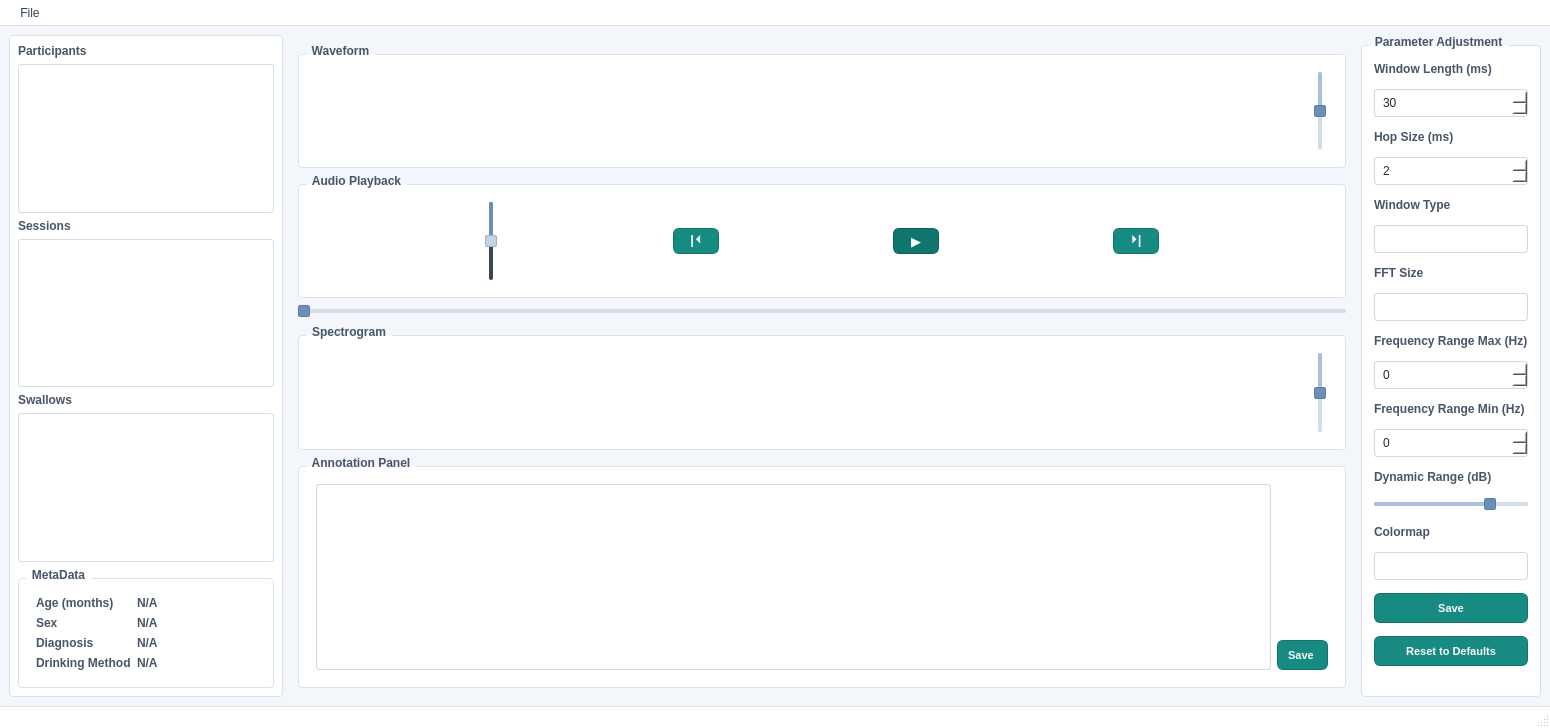
<?xml version="1.0" encoding="UTF-8"?>
<ui version="4.0">
 <class>MainWindow</class>
 <widget class="QMainWindow" name="MainWindow">
  <property name="geometry">
   <rect>
    <x>0</x>
    <y>0</y>
    <width>1550</width>
    <height>728</height>
   </rect>
  </property>
  <property name="windowTitle">
   <string>MainWindow</string>
  </property>
  <property name="styleSheet">
   <string notr="true">/* =========================
   Clinical Theme - Unified Buttons
   ========================= */

QMainWindow {
    background-color: #f3f6fa;
    color: #1f2937;
    font-family: &quot;Segoe UI&quot;;
    font-size: 11px;
}

QWidget#centralwidget {
    background-color: #f3f6fa;
}

/* Menu + status */
QMenuBar {
    background-color: #ffffff;
    color: #334155;
    border-bottom: 1px solid #dbe1e8;
    padding: 1px 6px;
}
QMenuBar::item {
    padding: 5px 8px;
    border-radius: 3px;
}
QMenuBar::item:selected {
    background-color: #eef2f7;
}
QMenu {
    background-color: #ffffff;
    color: #334155;
    border: 1px solid #dbe1e8;
}
QMenu::item {
    padding: 6px 14px;
}
QMenu::item:selected {
    background-color: #eef2f7;
}
QStatusBar {
    background-color: #ffffff;
    color: #64748b;
    border-top: 1px solid #dbe1e8;
}

/* Containers */
QWidget#sideBar,
QGroupBox {
    background-color: #ffffff;
    border: 1px solid #dbe1e8;
    border-radius: 4px;
}
QGroupBox {
    margin-top: 10px;
    padding: 8px;
    color: #334155;
    font-weight: 600;
}
QGroupBox::title {
    subcontrol-origin: margin;
    left: 8px;
    padding: 0 4px;
    color: #475569;
}


/* Labels */
QLabel {
    color: #475569;
    font-weight: 600;
}

/* Lists */
QListWidget {
    background-color: #ffffff;
    border: 1px solid #d6dde6;
    border-radius: 3px;
    padding: 2px;
    outline: none;
}
QListWidget::item {
    padding: 5px 6px;
    border-radius: 2px;
    color: #1f2937;
}
QListWidget::item:hover {
    background-color: #f2f5f9;
}
QListWidget::item:selected {
    background-color: #dbe7f7;
    color: #0f172a;
}

/* Inputs */
QTextEdit,
QLineEdit,
QSpinBox,
QDoubleSpinBox,
QComboBox {
    background-color: #ffffff;
    color: #1f2937;
    border: 1px solid #cfd8e3;
    border-radius: 3px;
}
QTextEdit {
    padding: 5px;
}
QLineEdit,
QSpinBox,
QDoubleSpinBox,
QComboBox {
    min-height: 22px;
    padding: 2px 6px;
}
QLineEdit:focus,
QSpinBox:focus,
QDoubleSpinBox:focus,
QComboBox:focus,
QTextEdit:focus {
    border: 1px solid #5b8cc9;
}
QComboBox::drop-down {
    width: 18px;
    border: none;
}

/* ALL buttons unified to play style (slightly lighter) */
QPushButton {
    background-color: #178a82;
    color: #f8fafc;
    border: 1px solid #14736d;
    border-radius: 6px;
    padding: 3px 10px;
    min-height: 22px;
    font-size: 11px;
    font-weight: 600;
}
QPushButton:hover {
    background-color: #1aa097;
    border-color: #168982;
}
QPushButton:pressed {
    background-color: #136e68;
    border-color: #105a55;
}
QPushButton:disabled {
    background-color: #8aa8a5;
    color: #e5e7eb;
    border-color: #7c9a97;
}

/* Keep transport compact but same style */
QPushButton#jumpstartButton,
QPushButton#jumpBehindButton,
QPushButton#playButton,
QPushButton#jumpAheadButton,
QPushButton#jumpEndButton {
    min-width: 38px;
    max-width: 44px;
    min-height: 24px;
    max-height: 24px;
    padding: 0px;
    font-size: 13px;
    font-weight: 600;
}

/* Optional: play a touch darker than others */
QPushButton#playButton {
    background-color: #0f766e;
    border-color: #0d5f59;
}
QPushButton#playButton:hover {
    background-color: #11867d;
}
QPushButton#playButton:pressed {
    background-color: #0c615b;
}

/* Sliders */
QSlider::groove:horizontal {
    height: 4px;
    background: #d3dce7;
    border-radius: 2px;
}
QSlider::handle:horizontal {
    width: 10px;
    margin: -4px 0;
    background: #6b8fb6;
    border: 1px solid #587da6;
    border-radius: 2px;
}
QSlider::sub-page:horizontal {
    background: #aac0d9;
    border-radius: 2px;
}

QSlider::groove:vertical {
    width: 4px;
    background: #d3dce7;
    border-radius: 2px;
}
QSlider::handle:vertical {
    height: 10px;
    margin: 0 -4px;
    background: #6b8fb6;
    border: 1px solid #587da6;
    border-radius: 2px;
}
QSlider::sub-page:vertical {
    background: #aac0d9;
    border-radius: 2px;
}

/* Audio slider contrast on dark box */
QGroupBox#audioBox QSlider::groove:horizontal,
QGroupBox#audioBox QSlider::groove:vertical {
    background: #3a4658;
}
QGroupBox#audioBox QSlider::sub-page:horizontal,
QGroupBox#audioBox QSlider::sub-page:vertical {
    background: #6b8fb6;
}
QGroupBox#audioBox QSlider::handle:horizontal,
QGroupBox#audioBox QSlider::handle:vertical {
    background: #c7d3e2;
    border: 1px solid #9eb2c9;
}</string>
  </property>
  <widget class="QWidget" name="centralwidget">
   <layout class="QHBoxLayout" name="horizontalLayout" stretch="0,1,0">
    <item>
     <widget class="QWidget" name="sideBar" native="true">
      <property name="minimumSize">
       <size>
        <width>260</width>
        <height>0</height>
       </size>
      </property>
      <layout class="QVBoxLayout" name="verticalLayout">
       <item>
        <widget class="QLabel" name="participantsLabel">
         <property name="text">
          <string>Participants</string>
         </property>
        </widget>
       </item>
       <item>
        <widget class="QListWidget" name="participantsSection"/>
       </item>
       <item>
        <widget class="QLabel" name="sessionsLabel">
         <property name="text">
          <string>Sessions</string>
         </property>
        </widget>
       </item>
       <item>
        <widget class="QListWidget" name="sessionSection"/>
       </item>
       <item>
        <widget class="QLabel" name="swallowLabel">
         <property name="text">
          <string>Swallows</string>
         </property>
        </widget>
       </item>
       <item>
        <widget class="QListWidget" name="swallowSection"/>
       </item>
       <item>
        <widget class="QGroupBox" name="groupBox">
         <property name="title">
          <string>MetaData</string>
         </property>
         <layout class="QFormLayout" name="formLayout_2">
          <item row="0" column="0">
           <widget class="QLabel" name="ageLabel">
            <property name="text">
             <string>Age (months)</string>
            </property>
           </widget>
          </item>
          <item row="0" column="1">
           <widget class="QLabel" name="ageValueLabel">
            <property name="text">
             <string>N/A</string>
            </property>
           </widget>
          </item>
          <item row="1" column="0">
           <widget class="QLabel" name="sexLabel">
            <property name="text">
             <string>Sex</string>
            </property>
           </widget>
          </item>
          <item row="1" column="1">
           <widget class="QLabel" name="sexValueLabel">
            <property name="text">
             <string>N/A</string>
            </property>
           </widget>
          </item>
          <item row="2" column="0">
           <widget class="QLabel" name="diagnosisLabel">
            <property name="text">
             <string>Diagnosis</string>
            </property>
           </widget>
          </item>
          <item row="2" column="1">
           <widget class="QLabel" name="dxValueLabel">
            <property name="text">
             <string>N/A</string>
            </property>
           </widget>
          </item>
          <item row="3" column="0">
           <widget class="QLabel" name="drinkingLabel">
            <property name="text">
             <string>Drinking Method</string>
            </property>
           </widget>
          </item>
          <item row="3" column="1">
           <widget class="QLabel" name="methodValueLabel">
            <property name="text">
             <string>N/A</string>
            </property>
           </widget>
          </item>
         </layout>
        </widget>
       </item>
      </layout>
     </widget>
    </item>
    <item>
     <widget class="QWidget" name="midFrame" native="true">
      <layout class="QVBoxLayout" name="verticalLayout_2" stretch="0,0,0,0,0">
       <item>
        <widget class="QGroupBox" name="waveFormBox">
         <property name="title">
          <string>Waveform</string>
         </property>
         <layout class="QHBoxLayout" name="horizontalLayout_3">
          <item>
           <widget class="QLabel" name="waveformLabel">
            <property name="sizePolicy">
             <sizepolicy hsizetype="Expanding" vsizetype="Expanding">
              <horstretch>0</horstretch>
              <verstretch>0</verstretch>
             </sizepolicy>
            </property>
            <property name="text">
             <string/>
            </property>
           </widget>
          </item>
          <item>
           <widget class="QSlider" name="waveformZoomSlider">
            <property name="minimum">
             <number>1</number>
            </property>
            <property name="maximum">
             <number>100</number>
            </property>
            <property name="sliderPosition">
             <number>50</number>
            </property>
            <property name="orientation">
             <enum>Qt::Vertical</enum>
            </property>
           </widget>
          </item>
         </layout>
        </widget>
       </item>
       <item>
        <widget class="QGroupBox" name="audioBox">
         <property name="contextMenuPolicy">
          <enum>Qt::DefaultContextMenu</enum>
         </property>
         <property name="title">
          <string>Audio Playback</string>
         </property>
         <layout class="QHBoxLayout" name="horizontalLayout_4">
          <item>
           <widget class="QSlider" name="volumeSlider">
            <property name="sliderPosition">
             <number>50</number>
            </property>
            <property name="orientation">
             <enum>Qt::Vertical</enum>
            </property>
           </widget>
          </item>
          <item>
           <widget class="QPushButton" name="jumpstartButton">
            <property name="text">
             <string>|⏴</string>
            </property>
           </widget>
          </item>
          <item>
           <widget class="QPushButton" name="playButton">
            <property name="text">
             <string>▶</string>
            </property>
           </widget>
          </item>
          <item>
           <widget class="QPushButton" name="jumpEndButton">
            <property name="text">
             <string>⏵|</string>
            </property>
           </widget>
          </item>
         </layout>
        </widget>
       </item>
       <item>
        <widget class="QSlider" name="timeLineScrollBar">
         <property name="maximum">
          <number>1000</number>
         </property>
         <property name="pageStep">
          <number>50</number>
         </property>
         <property name="value">
          <number>0</number>
         </property>
         <property name="sliderPosition">
          <number>0</number>
         </property>
         <property name="orientation">
          <enum>Qt::Horizontal</enum>
         </property>
        </widget>
       </item>
       <item>
        <widget class="QGroupBox" name="spectrogramBox">
         <property name="title">
          <string>Spectrogram</string>
         </property>
         <layout class="QHBoxLayout" name="horizontalLayout_2">
          <item>
           <widget class="QLabel" name="spectroGramLabel">
            <property name="sizePolicy">
             <sizepolicy hsizetype="Expanding" vsizetype="Expanding">
              <horstretch>0</horstretch>
              <verstretch>0</verstretch>
             </sizepolicy>
            </property>
            <property name="text">
             <string/>
            </property>
           </widget>
          </item>
          <item>
           <widget class="QSlider" name="spectrogramZoomSlider">
            <property name="minimum">
             <number>1</number>
            </property>
            <property name="maximum">
             <number>100</number>
            </property>
            <property name="sliderPosition">
             <number>50</number>
            </property>
            <property name="orientation">
             <enum>Qt::Vertical</enum>
            </property>
           </widget>
          </item>
         </layout>
        </widget>
       </item>
       <item>
        <widget class="QGroupBox" name="annotationBox">
         <property name="title">
          <string>Annotation Panel</string>
         </property>
         <layout class="QGridLayout" name="gridLayout">
          <item row="1" column="2">
           <widget class="QPushButton" name="saveAnnotationButton">
            <property name="text">
             <string>Save </string>
            </property>
           </widget>
          </item>
          <item row="0" column="1" rowspan="2">
           <widget class="QTextEdit" name="annotationText"/>
          </item>
         </layout>
        </widget>
       </item>
      </layout>
     </widget>
    </item>
    <item>
     <widget class="QGroupBox" name="parameterBox">
      <property name="title">
       <string>Parameter Adjustment</string>
      </property>
      <layout class="QFormLayout" name="formLayout">
       <property name="horizontalSpacing">
        <number>4</number>
       </property>
       <property name="verticalSpacing">
        <number>13</number>
       </property>
       <property name="leftMargin">
        <number>4</number>
       </property>
       <property name="topMargin">
        <number>8</number>
       </property>
       <property name="rightMargin">
        <number>4</number>
       </property>
       <property name="bottomMargin">
        <number>8</number>
       </property>
       <item row="0" column="0">
        <widget class="QLabel" name="windowLengthLabel">
         <property name="text">
          <string>Window Length (ms)</string>
         </property>
        </widget>
       </item>
       <item row="2" column="0">
        <widget class="QLabel" name="hopsizeLabel">
         <property name="text">
          <string>Hop Size (ms)</string>
         </property>
        </widget>
       </item>
       <item row="4" column="0">
        <widget class="QLabel" name="windowTypeLabel">
         <property name="text">
          <string>Window Type</string>
         </property>
        </widget>
       </item>
       <item row="6" column="0">
        <widget class="QLabel" name="fftsizeLabel">
         <property name="text">
          <string>FFT Size</string>
         </property>
        </widget>
       </item>
       <item row="8" column="0">
        <widget class="QLabel" name="frequencyMaxLabel">
         <property name="text">
          <string>Frequency Range Max (Hz)</string>
         </property>
        </widget>
       </item>
       <item row="10" column="0">
        <widget class="QLabel" name="frequencyMinLabel">
         <property name="text">
          <string>Frequency Range Min (Hz)</string>
         </property>
        </widget>
       </item>
       <item row="12" column="0">
        <widget class="QLabel" name="dynamicRangeLabel">
         <property name="text">
          <string>Dynamic Range (dB)</string>
         </property>
        </widget>
       </item>
       <item row="14" column="0">
        <widget class="QLabel" name="colormapLabel">
         <property name="text">
          <string>Colormap</string>
         </property>
        </widget>
       </item>
       <item row="13" column="0" colspan="2">
        <widget class="QSlider" name="drSlider">
         <property name="minimum">
          <number>10</number>
         </property>
         <property name="maximum">
          <number>100</number>
         </property>
         <property name="value">
          <number>80</number>
         </property>
         <property name="orientation">
          <enum>Qt::Horizontal</enum>
         </property>
        </widget>
       </item>
       <item row="16" column="0" colspan="2">
        <widget class="QPushButton" name="saveAnnotationsButton">
         <property name="text">
          <string>Save</string>
         </property>
        </widget>
       </item>
       <item row="1" column="0" colspan="2">
        <widget class="QSpinBox" name="windowLengthBox">
         <property name="sizePolicy">
          <sizepolicy hsizetype="Expanding" vsizetype="Fixed">
           <horstretch>0</horstretch>
           <verstretch>0</verstretch>
          </sizepolicy>
         </property>
         <property name="minimumSize">
          <size>
           <width>90</width>
           <height>28</height>
          </size>
         </property>
         <property name="minimum">
          <number>1</number>
         </property>
         <property name="maximum">
          <number>200</number>
         </property>
         <property name="value">
          <number>30</number>
         </property>
        </widget>
       </item>
       <item row="3" column="0" colspan="2">
        <widget class="QSpinBox" name="hopsizeBox">
         <property name="sizePolicy">
          <sizepolicy hsizetype="Expanding" vsizetype="Fixed">
           <horstretch>0</horstretch>
           <verstretch>0</verstretch>
          </sizepolicy>
         </property>
         <property name="minimumSize">
          <size>
           <width>90</width>
           <height>28</height>
          </size>
         </property>
         <property name="minimum">
          <number>1</number>
         </property>
         <property name="maximum">
          <number>100</number>
         </property>
         <property name="value">
          <number>2</number>
         </property>
        </widget>
       </item>
       <item row="5" column="0" colspan="2">
        <widget class="QComboBox" name="windowTypeBox">
         <property name="sizePolicy">
          <sizepolicy hsizetype="Expanding" vsizetype="Fixed">
           <horstretch>0</horstretch>
           <verstretch>0</verstretch>
          </sizepolicy>
         </property>
         <property name="minimumSize">
          <size>
           <width>90</width>
           <height>28</height>
          </size>
         </property>
        </widget>
       </item>
       <item row="7" column="0" colspan="2">
        <widget class="QComboBox" name="fftsizeBox">
         <property name="sizePolicy">
          <sizepolicy hsizetype="Expanding" vsizetype="Fixed">
           <horstretch>0</horstretch>
           <verstretch>0</verstretch>
          </sizepolicy>
         </property>
         <property name="minimumSize">
          <size>
           <width>90</width>
           <height>28</height>
          </size>
         </property>
        </widget>
       </item>
       <item row="9" column="0" colspan="2">
        <widget class="QSpinBox" name="frequencyRangeMaxBox">
         <property name="sizePolicy">
          <sizepolicy hsizetype="Expanding" vsizetype="Fixed">
           <horstretch>0</horstretch>
           <verstretch>0</verstretch>
          </sizepolicy>
         </property>
         <property name="minimumSize">
          <size>
           <width>90</width>
           <height>28</height>
          </size>
         </property>
         <property name="maximum">
          <number>8000</number>
         </property>
         <property name="value">
          <number>0</number>
         </property>
        </widget>
       </item>
       <item row="11" column="0" colspan="2">
        <widget class="QSpinBox" name="frequencyRangeMinBox">
         <property name="sizePolicy">
          <sizepolicy hsizetype="Expanding" vsizetype="Fixed">
           <horstretch>0</horstretch>
           <verstretch>0</verstretch>
          </sizepolicy>
         </property>
         <property name="minimumSize">
          <size>
           <width>90</width>
           <height>28</height>
          </size>
         </property>
        </widget>
       </item>
       <item row="15" column="0" colspan="2">
        <widget class="QComboBox" name="colormapBox">
         <property name="sizePolicy">
          <sizepolicy hsizetype="Expanding" vsizetype="Fixed">
           <horstretch>0</horstretch>
           <verstretch>0</verstretch>
          </sizepolicy>
         </property>
         <property name="minimumSize">
          <size>
           <width>90</width>
           <height>28</height>
          </size>
         </property>
        </widget>
       </item>
       <item row="17" column="0" colspan="2">
        <widget class="QPushButton" name="resetSpectrogramParametersButton">
         <property name="text">
          <string>Reset to Defaults</string>
         </property>
        </widget>
       </item>
      </layout>
     </widget>
    </item>
   </layout>
  </widget>
  <widget class="QMenuBar" name="menubar">
   <property name="geometry">
    <rect>
     <x>0</x>
     <y>0</y>
     <width>1550</width>
     <height>29</height>
    </rect>
   </property>
   <widget class="QMenu" name="menuFile">
    <property name="title">
     <string>File</string>
    </property>
    <addaction name="actionExport_Data"/>
    <addaction name="actionImport_Data"/>
    <addaction name="actionOpen_Project"/>
   </widget>
   <addaction name="menuFile"/>
  </widget>
  <widget class="QStatusBar" name="statusbar"/>
  <action name="actionExport_Data">
   <property name="text">
    <string>Export Project</string>
   </property>
  </action>
  <action name="actionImport_Data">
   <property name="text">
    <string>Import Data</string>
   </property>
  </action>
  <action name="actionSettings">
   <property name="text">
    <string>Settings</string>
   </property>
  </action>
  <action name="actionAbout">
   <property name="text">
    <string>About</string>
   </property>
  </action>
  <action name="actionOpen_Project">
   <property name="text">
    <string>Open Project</string>
   </property>
  </action>
 </widget>
 <resources/>
 <connections/>
</ui>
